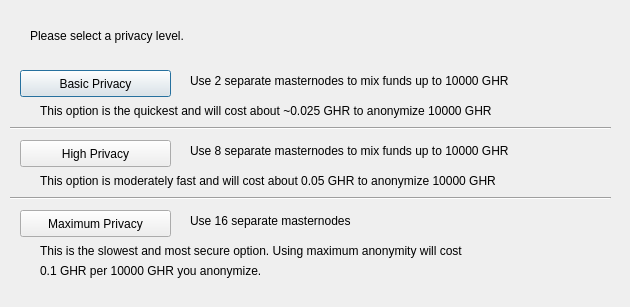
<?xml version="1.0" encoding="UTF-8"?>
<ui version="4.0">
 <class>ObfuscationConfig</class>
 <widget class="QDialog" name="ObfuscationConfig">
  <property name="geometry">
   <rect>
    <x>0</x>
    <y>0</y>
    <width>630</width>
    <height>307</height>
   </rect>
  </property>
  <property name="windowTitle">
   <string>Configure Obfuscation</string>
  </property>
  <widget class="QPushButton" name="buttonBasic">
   <property name="geometry">
    <rect>
     <x>20</x>
     <y>70</y>
     <width>151</width>
     <height>27</height>
    </rect>
   </property>
   <property name="text">
    <string>Basic Privacy</string>
   </property>
  </widget>
  <widget class="QPushButton" name="buttonHigh">
   <property name="geometry">
    <rect>
     <x>20</x>
     <y>140</y>
     <width>151</width>
     <height>27</height>
    </rect>
   </property>
   <property name="text">
    <string>High Privacy</string>
   </property>
  </widget>
  <widget class="QPushButton" name="buttonMax">
   <property name="geometry">
    <rect>
     <x>20</x>
     <y>210</y>
     <width>151</width>
     <height>27</height>
    </rect>
   </property>
   <property name="text">
    <string>Maximum Privacy</string>
   </property>
  </widget>
  <widget class="QLabel" name="label">
   <property name="geometry">
    <rect>
     <x>30</x>
     <y>20</y>
     <width>571</width>
     <height>31</height>
    </rect>
   </property>
   <property name="text">
    <string>Please select a privacy level.</string>
   </property>
  </widget>
  <widget class="QLabel" name="label_2">
   <property name="geometry">
    <rect>
     <x>190</x>
     <y>70</y>
     <width>421</width>
     <height>21</height>
    </rect>
   </property>
   <property name="text">
    <string>Use 2 separate masternodes to mix funds up to 10000 GHR</string>
   </property>
  </widget>
  <widget class="QLabel" name="label_3">
   <property name="geometry">
    <rect>
     <x>190</x>
     <y>140</y>
     <width>411</width>
     <height>21</height>
    </rect>
   </property>
   <property name="text">
    <string>Use 8 separate masternodes to mix funds up to 10000 GHR</string>
   </property>
  </widget>
  <widget class="QLabel" name="label_4">
   <property name="geometry">
    <rect>
     <x>190</x>
     <y>210</y>
     <width>421</width>
     <height>21</height>
    </rect>
   </property>
   <property name="text">
    <string>Use 16 separate masternodes</string>
   </property>
  </widget>
  <widget class="QLabel" name="label_6">
   <property name="geometry">
    <rect>
     <x>40</x>
     <y>100</y>
     <width>561</width>
     <height>21</height>
    </rect>
   </property>
   <property name="text">
    <string>This option is the quickest and will cost about ~0.025 GHR to anonymize 10000 GHR</string>
   </property>
  </widget>
  <widget class="QLabel" name="label_7">
   <property name="geometry">
    <rect>
     <x>40</x>
     <y>170</y>
     <width>561</width>
     <height>21</height>
    </rect>
   </property>
   <property name="text">
    <string>This option is moderately fast and will cost about 0.05 GHR to anonymize 10000 GHR</string>
   </property>
  </widget>
  <widget class="QLabel" name="label_8">
   <property name="geometry">
    <rect>
     <x>40</x>
     <y>240</y>
     <width>561</width>
     <height>21</height>
    </rect>
   </property>
   <property name="text">
    <string>This is the slowest and most secure option. Using maximum anonymity will cost</string>
   </property>
  </widget>
  <widget class="QLabel" name="label_9">
   <property name="geometry">
    <rect>
     <x>40</x>
     <y>260</y>
     <width>561</width>
     <height>21</height>
    </rect>
   </property>
   <property name="text">
    <string>0.1 GHR per 10000 GHR you anonymize.</string>
   </property>
  </widget>
  <widget class="Line" name="line">
   <property name="geometry">
    <rect>
     <x>10</x>
     <y>120</y>
     <width>601</width>
     <height>16</height>
    </rect>
   </property>
   <property name="orientation">
    <enum>Qt::Horizontal</enum>
   </property>
  </widget>
  <widget class="Line" name="line_2">
   <property name="geometry">
    <rect>
     <x>10</x>
     <y>190</y>
     <width>601</width>
     <height>16</height>
    </rect>
   </property>
   <property name="orientation">
    <enum>Qt::Horizontal</enum>
   </property>
  </widget>
 </widget>
 <resources/>
 <connections/>
</ui>
